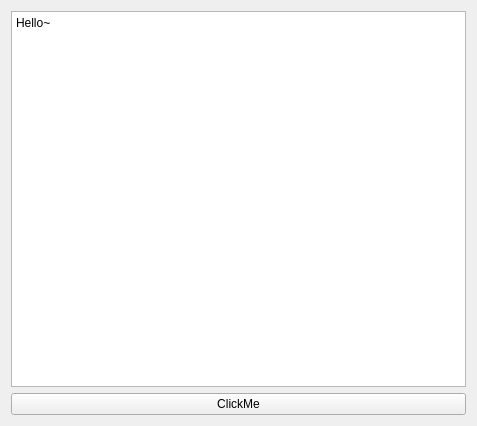
<?xml version="1.0" encoding="UTF-8"?>
<ui version="4.0">
 <class>Form</class>
 <widget class="QWidget" name="Form">
  <property name="geometry">
   <rect>
    <x>0</x>
    <y>0</y>
    <width>477</width>
    <height>426</height>
   </rect>
  </property>
  <property name="windowTitle">
   <string>UFT_TestExecutive</string>
  </property>
  <layout class="QVBoxLayout" name="verticalLayout">
   <item>
    <widget class="QPlainTextEdit" name="plainTextEdit">
     <property name="plainText">
      <string>Hello~</string>
     </property>
    </widget>
   </item>
   <item>
    <layout class="QVBoxLayout" name="verticalLayout_2">
     <item>
      <widget class="QPushButton" name="btn_ClickMe">
       <property name="text">
        <string>ClickMe</string>
       </property>
      </widget>
     </item>
    </layout>
   </item>
  </layout>
 </widget>
 <resources/>
 <connections/>
</ui>
